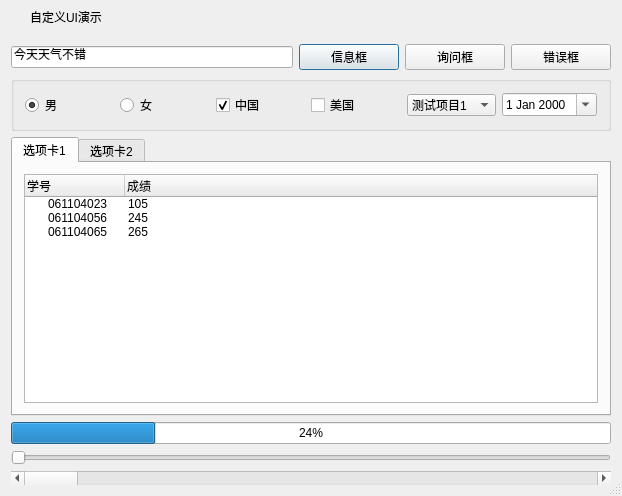
<?xml version="1.0" encoding="UTF-8"?>
<ui version="4.0">
 <class>frmMain</class>
 <widget class="QDialog" name="frmMain">
  <property name="geometry">
   <rect>
    <x>0</x>
    <y>0</y>
    <width>622</width>
    <height>496</height>
   </rect>
  </property>
  <property name="windowTitle">
   <string>frmMain</string>
  </property>
  <property name="sizeGripEnabled">
   <bool>true</bool>
  </property>
  <layout class="QVBoxLayout" name="verticalLayout">
   <property name="spacing">
    <number>0</number>
   </property>
   <property name="leftMargin">
    <number>0</number>
   </property>
   <property name="topMargin">
    <number>0</number>
   </property>
   <property name="rightMargin">
    <number>0</number>
   </property>
   <property name="bottomMargin">
    <number>0</number>
   </property>
   <item>
    <widget class="QWidget" name="widget_title" native="true">
     <property name="sizePolicy">
      <sizepolicy hsizetype="Preferred" vsizetype="Fixed">
       <horstretch>0</horstretch>
       <verstretch>0</verstretch>
      </sizepolicy>
     </property>
     <property name="minimumSize">
      <size>
       <width>100</width>
       <height>33</height>
      </size>
     </property>
     <layout class="QHBoxLayout" name="horizontalLayout_2">
      <property name="spacing">
       <number>0</number>
      </property>
      <property name="leftMargin">
       <number>0</number>
      </property>
      <property name="topMargin">
       <number>0</number>
      </property>
      <property name="rightMargin">
       <number>0</number>
      </property>
      <property name="bottomMargin">
       <number>0</number>
      </property>
      <item>
       <widget class="QLabel" name="lab_Ico">
        <property name="sizePolicy">
         <sizepolicy hsizetype="Minimum" vsizetype="Preferred">
          <horstretch>0</horstretch>
          <verstretch>0</verstretch>
         </sizepolicy>
        </property>
        <property name="minimumSize">
         <size>
          <width>30</width>
          <height>0</height>
         </size>
        </property>
        <property name="text">
         <string/>
        </property>
        <property name="alignment">
         <set>Qt::AlignCenter</set>
        </property>
       </widget>
      </item>
      <item>
       <widget class="QLabel" name="lab_Title">
        <property name="sizePolicy">
         <sizepolicy hsizetype="Expanding" vsizetype="Preferred">
          <horstretch>0</horstretch>
          <verstretch>0</verstretch>
         </sizepolicy>
        </property>
        <property name="styleSheet">
         <string notr="true">font: 10pt &quot;微软雅黑&quot;;</string>
        </property>
        <property name="text">
         <string>自定义UI演示</string>
        </property>
        <property name="alignment">
         <set>Qt::AlignLeading|Qt::AlignLeft|Qt::AlignVCenter</set>
        </property>
       </widget>
      </item>
      <item>
       <widget class="QWidget" name="widget_menu" native="true">
        <property name="sizePolicy">
         <sizepolicy hsizetype="Minimum" vsizetype="Preferred">
          <horstretch>0</horstretch>
          <verstretch>0</verstretch>
         </sizepolicy>
        </property>
        <layout class="QHBoxLayout" name="horizontalLayout">
         <property name="spacing">
          <number>0</number>
         </property>
         <property name="leftMargin">
          <number>0</number>
         </property>
         <property name="topMargin">
          <number>0</number>
         </property>
         <property name="rightMargin">
          <number>0</number>
         </property>
         <property name="bottomMargin">
          <number>0</number>
         </property>
         <item>
          <widget class="QPushButton" name="btnMenu">
           <property name="sizePolicy">
            <sizepolicy hsizetype="Minimum" vsizetype="Expanding">
             <horstretch>0</horstretch>
             <verstretch>0</verstretch>
            </sizepolicy>
           </property>
           <property name="minimumSize">
            <size>
             <width>31</width>
             <height>0</height>
            </size>
           </property>
           <property name="cursor">
            <cursorShape>ArrowCursor</cursorShape>
           </property>
           <property name="focusPolicy">
            <enum>Qt::NoFocus</enum>
           </property>
           <property name="toolTip">
            <string>菜单</string>
           </property>
           <property name="text">
            <string/>
           </property>
           <property name="flat">
            <bool>true</bool>
           </property>
          </widget>
         </item>
         <item>
          <widget class="QPushButton" name="btnMenu_Min">
           <property name="sizePolicy">
            <sizepolicy hsizetype="Minimum" vsizetype="Expanding">
             <horstretch>0</horstretch>
             <verstretch>0</verstretch>
            </sizepolicy>
           </property>
           <property name="minimumSize">
            <size>
             <width>31</width>
             <height>0</height>
            </size>
           </property>
           <property name="cursor">
            <cursorShape>ArrowCursor</cursorShape>
           </property>
           <property name="focusPolicy">
            <enum>Qt::NoFocus</enum>
           </property>
           <property name="toolTip">
            <string>最小化</string>
           </property>
           <property name="text">
            <string/>
           </property>
           <property name="flat">
            <bool>true</bool>
           </property>
          </widget>
         </item>
         <item>
          <widget class="QPushButton" name="btnMenu_Max">
           <property name="sizePolicy">
            <sizepolicy hsizetype="Minimum" vsizetype="Expanding">
             <horstretch>0</horstretch>
             <verstretch>0</verstretch>
            </sizepolicy>
           </property>
           <property name="minimumSize">
            <size>
             <width>31</width>
             <height>0</height>
            </size>
           </property>
           <property name="cursor">
            <cursorShape>ArrowCursor</cursorShape>
           </property>
           <property name="focusPolicy">
            <enum>Qt::NoFocus</enum>
           </property>
           <property name="toolTip">
            <string>最大化</string>
           </property>
           <property name="text">
            <string/>
           </property>
           <property name="flat">
            <bool>true</bool>
           </property>
          </widget>
         </item>
         <item>
          <widget class="QPushButton" name="btnMenu_Close">
           <property name="sizePolicy">
            <sizepolicy hsizetype="Minimum" vsizetype="Expanding">
             <horstretch>0</horstretch>
             <verstretch>0</verstretch>
            </sizepolicy>
           </property>
           <property name="minimumSize">
            <size>
             <width>40</width>
             <height>0</height>
            </size>
           </property>
           <property name="cursor">
            <cursorShape>ArrowCursor</cursorShape>
           </property>
           <property name="focusPolicy">
            <enum>Qt::NoFocus</enum>
           </property>
           <property name="toolTip">
            <string>关闭</string>
           </property>
           <property name="text">
            <string/>
           </property>
           <property name="flat">
            <bool>true</bool>
           </property>
          </widget>
         </item>
        </layout>
       </widget>
      </item>
     </layout>
    </widget>
   </item>
   <item>
    <widget class="QWidget" name="widget_main" native="true">
     <property name="styleSheet">
      <string notr="true">font: 10pt &quot;微软雅黑&quot;;</string>
     </property>
     <layout class="QVBoxLayout" name="verticalLayout_2">
      <item>
       <layout class="QHBoxLayout" name="horizontalLayout_3">
        <item>
         <widget class="QLineEdit" name="lineEdit">
          <property name="text">
           <string>今天天气不错</string>
          </property>
         </widget>
        </item>
        <item>
         <widget class="QPushButton" name="pushButton">
          <property name="minimumSize">
           <size>
            <width>100</width>
            <height>0</height>
           </size>
          </property>
          <property name="text">
           <string>信息框</string>
          </property>
         </widget>
        </item>
        <item>
         <widget class="QPushButton" name="pushButton_2">
          <property name="minimumSize">
           <size>
            <width>100</width>
            <height>0</height>
           </size>
          </property>
          <property name="text">
           <string>询问框</string>
          </property>
         </widget>
        </item>
        <item>
         <widget class="QPushButton" name="pushButton_3">
          <property name="minimumSize">
           <size>
            <width>100</width>
            <height>0</height>
           </size>
          </property>
          <property name="text">
           <string>错误框</string>
          </property>
         </widget>
        </item>
       </layout>
      </item>
      <item>
       <widget class="QGroupBox" name="groupBox">
        <property name="title">
         <string/>
        </property>
        <layout class="QHBoxLayout" name="horizontalLayout_4">
         <item>
          <widget class="QRadioButton" name="radioButton">
           <property name="text">
            <string>男</string>
           </property>
           <property name="checked">
            <bool>true</bool>
           </property>
          </widget>
         </item>
         <item>
          <widget class="QRadioButton" name="radioButton_2">
           <property name="text">
            <string>女</string>
           </property>
          </widget>
         </item>
         <item>
          <widget class="QCheckBox" name="checkBox">
           <property name="text">
            <string>中国</string>
           </property>
           <property name="checked">
            <bool>true</bool>
           </property>
          </widget>
         </item>
         <item>
          <widget class="QCheckBox" name="checkBox_2">
           <property name="text">
            <string>美国</string>
           </property>
          </widget>
         </item>
         <item>
          <widget class="QComboBox" name="comboBox">
           <item>
            <property name="text">
             <string>测试项目1</string>
            </property>
           </item>
           <item>
            <property name="text">
             <string>测试项目2</string>
            </property>
           </item>
           <item>
            <property name="text">
             <string>测试项目3</string>
            </property>
           </item>
          </widget>
         </item>
         <item>
          <widget class="QDateEdit" name="dateEdit">
           <property name="calendarPopup">
            <bool>true</bool>
           </property>
          </widget>
         </item>
        </layout>
       </widget>
      </item>
      <item>
       <widget class="QTabWidget" name="tabWidget">
        <property name="currentIndex">
         <number>0</number>
        </property>
        <widget class="QWidget" name="tab">
         <attribute name="title">
          <string>选项卡1</string>
         </attribute>
         <layout class="QVBoxLayout" name="verticalLayout_3">
          <item>
           <widget class="QTreeWidget" name="treeWidget">
            <column>
             <property name="text">
              <string>学号</string>
             </property>
            </column>
            <column>
             <property name="text">
              <string>成绩</string>
             </property>
            </column>
            <item>
             <property name="text">
              <string>061104023</string>
             </property>
             <property name="text">
              <string>105</string>
             </property>
            </item>
            <item>
             <property name="text">
              <string>061104056</string>
             </property>
             <property name="text">
              <string>245</string>
             </property>
            </item>
            <item>
             <property name="text">
              <string>061104065</string>
             </property>
             <property name="text">
              <string>265</string>
             </property>
            </item>
           </widget>
          </item>
         </layout>
        </widget>
        <widget class="QWidget" name="tab_2">
         <attribute name="title">
          <string>选项卡2</string>
         </attribute>
         <layout class="QVBoxLayout" name="verticalLayout_4">
          <item>
           <widget class="QTableWidget" name="tableWidget">
            <property name="selectionBehavior">
             <enum>QAbstractItemView::SelectRows</enum>
            </property>
            <row>
             <property name="text">
              <string>1</string>
             </property>
            </row>
            <row>
             <property name="text">
              <string>2</string>
             </property>
            </row>
            <row>
             <property name="text">
              <string>3</string>
             </property>
            </row>
            <column>
             <property name="text">
              <string>学号</string>
             </property>
            </column>
            <column>
             <property name="text">
              <string>成绩</string>
             </property>
            </column>
            <item row="0" column="0">
             <property name="text">
              <string>061104023</string>
             </property>
            </item>
            <item row="0" column="1">
             <property name="text">
              <string>105</string>
             </property>
            </item>
            <item row="1" column="0">
             <property name="text">
              <string>061104025</string>
             </property>
            </item>
            <item row="1" column="1">
             <property name="text">
              <string>108</string>
             </property>
            </item>
            <item row="2" column="0">
             <property name="text">
              <string>061104056</string>
             </property>
            </item>
            <item row="2" column="1">
             <property name="text">
              <string>235</string>
             </property>
            </item>
           </widget>
          </item>
         </layout>
        </widget>
       </widget>
      </item>
      <item>
       <widget class="QProgressBar" name="progressBar">
        <property name="value">
         <number>24</number>
        </property>
       </widget>
      </item>
      <item>
       <widget class="QSlider" name="horizontalSlider">
        <property name="orientation">
         <enum>Qt::Horizontal</enum>
        </property>
       </widget>
      </item>
      <item>
       <widget class="QScrollBar" name="horizontalScrollBar">
        <property name="orientation">
         <enum>Qt::Horizontal</enum>
        </property>
       </widget>
      </item>
     </layout>
    </widget>
   </item>
  </layout>
 </widget>
 <layoutdefault spacing="6" margin="11"/>
 <resources/>
 <connections/>
</ui>
